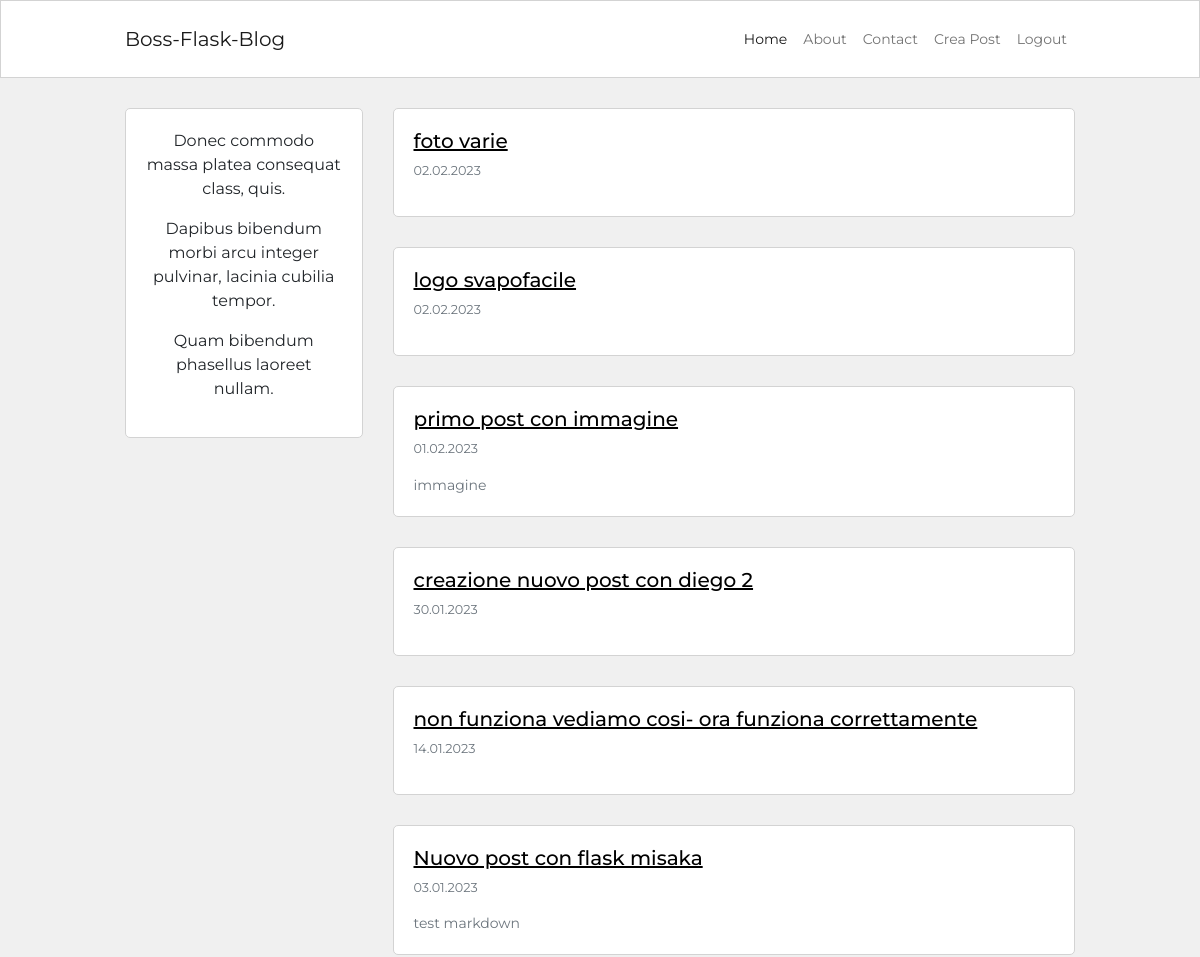
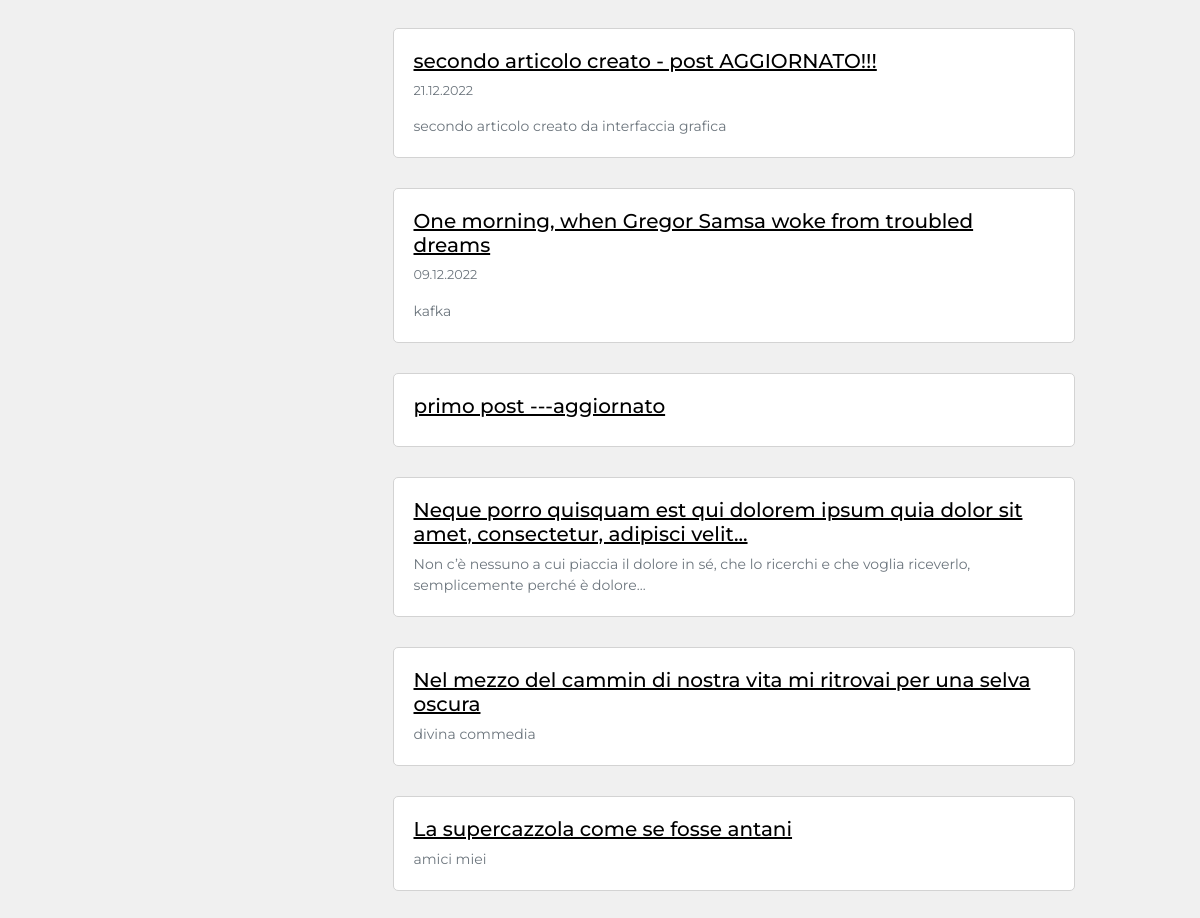
Screenshot of / (signed in) with the database file from the repository (2 pictures, top to bottom).
### blog/models.py (models this page shows, shortened)
class Post(db.Model):
  id = db.Column(db.Integer, primary_key=True)
  user_id = db.Column(db.Integer, db.ForeignKey('user.id'), nullable=False)
  created_at = db.Column(db.DateTime, default=datetime.now)
  title = db.Column(db.String(120), nullable=False)
  description = db.Column(db.String(240))
  body = db.Column(db.Text(), nullable=False)
  slug = db.Column(db.String(250))
  image = db.Column(db.String(120))

### blog/routes.py (the view)
@app.route("/")
def homepage():
    posts = Post.query.order_by(Post.created_at.desc()).all()
    return render_template("homepage.html", posts=posts)

### blog/models.py (called while the page is built)
@login_manager.user_loader
def load_user(id):
  return User.query.get(int(id))

### blog/templates/homepage.html (shortened to what this page needs)
{% extends 'base.html' %}.
{% block content%}
<div class="container content-container">
  <div class="row g-0">
    <div class="col-md-9 order-md-2">
      {% for post in posts %}
      <div class="single-post-home">
          <h5>
            <a class="custom-link" href="{{ url_for('post_detail', post_slug=post.slug) }}">
              {{ post.title }}
            </a>
          </h5>
          {% if post.created_at %}
          <p class="p-small-two text-muted">
            {{ post.created_at.strftime("%d.%m.%Y") }}
          </p>
          {% endif %}
          {% if post.description %}
          <p class="p-small-one text-muted mb-0">
            {{ post.description }}
          </p>
          {% endif %}
      </div>
      {% endfor %}
    </div>
    <div class="col-md-3 order-md-1">
      {% include 'about_me_snippet.html' %}
    </div>
  </div>
</div>
{% endblock %}

### blog/static/blog.css (style rules this page uses)
html, body { font-family: 'Montserrat', sans-serif; background-color: #f0f0f0; }
.content-container { max-width: 950px; margin-top: 30px; margin-bottom: 30px; padding: 0px; }
.single-post-home { background-color: #fff; border: 1px solid #d3d3d3; border-radius: 5px; padding: 20px; margin-bottom: 30px; }
.p-small-one { font-size: 0.875rem; }
.p-small-two { font-size: 0.800rem; }
.custom-link { color: #000 }
@media (min-width:768px) { .single-post-home { margin-left: 30px; } }

### rows the page displays
Post: title "foto varie", created_at "02.02.2023"
Post: title "logo svapofacile", created_at "02.02.2023"
Post: title "primo post con immagine", created_at "01.02.2023", description "immagine"
Post: title "creazione nuovo post con diego 2", created_at "30.01.2023"
Post: title "non funziona vediamo cosi- ora funziona correttamente", created_at "14.01.2023"
Post: title "Nuovo post con flask misaka", created_at "03.01.2023", description "test markdown"
Post: title "secondo articolo creato - post AGGIORNATO!!!", created_at "21.12.2022", description "secondo articolo creato da interfaccia grafica"
Post: title "One morning, when Gregor Samsa woke from troubled dreams", created_at "09.12.2022", description "kafka"
Post: title "primo post ---aggiornato"
Post: title "Neque porro quisquam est qui dolorem ipsum quia dolor sit amet, consectetur, adipisci velit...", description "Non c’è nessuno a cui piaccia il dolore in sé, che lo ricerchi e che voglia riceverlo, semplicemente perché è dolore..."
Post: title "Nel mezzo del cammin di nostra vita mi ritrovai per una selva oscura", description "divina commedia"
Post: title "La supercazzola come se fosse antani", description "amici miei"

### other values shown
{{ lipsum(n=3, min=5, max=10) }} "Donec commodo massa platea consequat class, quis. Dapibus bibendum morbi arcu integer pulvinar, lacinia cubilia tempor. Quam bibendum phasellus laoreet nullam."
